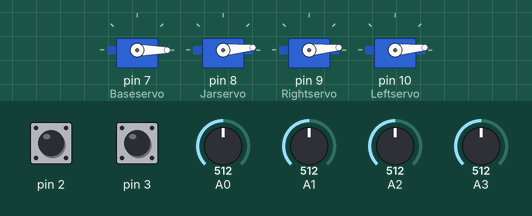
This sketch was run on a simulated Arduino Uno, built with avr-gcc and run on an emulated ATmega328P. Parts: 4 × servo. Inputs (shaded band) come from the test bench; at power-on: A3 = 512, A2 = 512, pin 2 HIGH, pin 3 HIGH, A0 = 512, A1 = 512. What the sketch prints to the serial monitor is not drawn.

Above: at 1.2 s.
1.3 s: A3 set to 786
2.8 s: A3 set to 806
At 3.26 s:
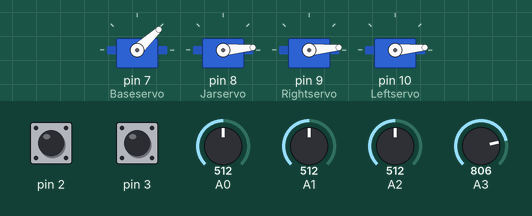
At 5.5 s:
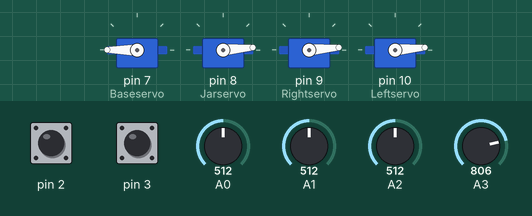
5.8 s: A2 set to 313
7.3 s: A2 set to 293
At 9.2 s:
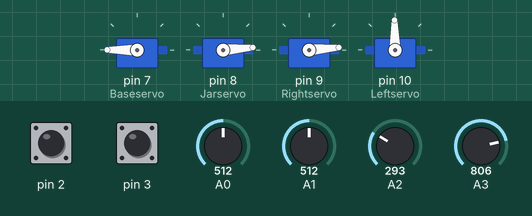
9.7 s: pin 2 pulled LOW for 3.2 s
At 13.86 s:
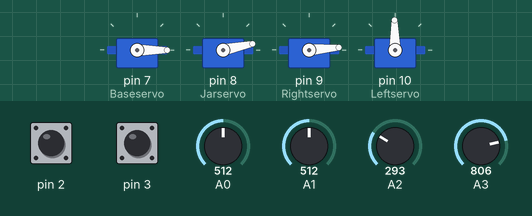
15.9 s: pin 3 pulled LOW for 1 s
Timing chart, 0 to 19.9 s (numbered marks = the images above; inputs shaded):
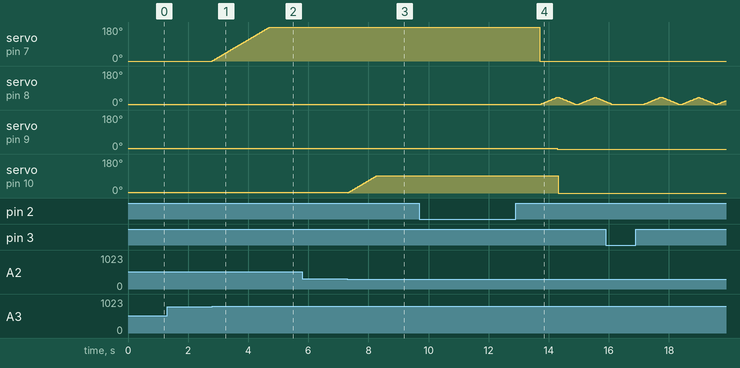

Measured:
- the behaviour switches between 799 and 800 on A3 (found by bisection; images 0 and 1)
- the behaviour switches between 301 and 300 on A2 (found by bisection; images 2 and 3)
- after the input at 2.8 s, servo on pin 7 (Baseservo): moves from 0° to 180° over 1.9 s, starting at once

The sketch:

Programable_Robotics_Arm_Automatics_function.ino
```cpp
#include<Servo.h>

Servo Baseservo;
Servo Jarservo;
Servo Rightservo;
Servo Leftservo;
int base =0;
int jar =5;
int right =0;
int left  =0;
int count =0,count2;
int var3;
 int baseservoleftsidemove;
  int  baseservorigthsidemove;
  int openjar;
  int closejar;
   int rightsideservofarwardsidepick ;
    int rightsideservobackwardpick;
    int leftsideservoupmovepick;
    int leftsideservodownmovepick;
    int  rightsideservofarwadsidedrop;
    int  rightsideservobackwarddrop;
    int leftsideservoupmovedrop;
    int leftsideservodownmovedrop;

void setup()
{
  Baseservo.attach(7);
  Jarservo.attach(8);
  Rightservo.attach(9);
  Leftservo.attach(10);
  pinMode(A0,INPUT);
  pinMode(A1,INPUT);
  pinMode(A2,INPUT);
  pinMode(A3,INPUT);
  pinMode(2,INPUT_PULLUP);
  pinMode(3,INPUT_PULLUP);
  Baseservo.write(0);
  Jarservo.write(5);
  Rightservo.write(5);
  Leftservo.write(5);
  Serial.begin(9600);
}
void loop()
{
  int var = digitalRead(2);
  if(var==0)
  {
    count=count+1;
    delay(1000);
  }
  Serial.println(count);
//   Serial.println(baseservoleftsidemove);
 //   Serial.println(baseservorigthsidemove);
 // Serial.println("press button recode");
if (count<3)
{
  //for base

  int BaseservoRead=analogRead(A3);

  if (BaseservoRead>=800)
{
 if(base<=180)
 {if (count==1)
 {
   baseservoleftsidemove=base+1;
 }
 // Serial.println(baseservoleftsidemove);
  base=base+1;
  Baseservo.write(base);
  delay(10);
 }
}

else if(BaseservoRead<=300)
{
  if(base>0)
  {   if (count==1)
 {
      baseservorigthsidemove=base-1;
 }
  //  Serial.println(baseservorigthsidemove);
  base=base-1;
  Baseservo.write(base);
  delay(10);
  }
}

//for jar code;

  int JarservoRead=analogRead(A1);

if(JarservoRead>=800)
{
 if(jar<=40)
 {
  if (count==1)
 {
   openjar=jar+1;
 }
  jar=jar+1;
  Jarservo.write(jar);
  delay(5);
 }
}

else if(JarservoRead<=300)
{
  if(jar>5)
  {  if (count==1)
 {
     closejar=jar-1;
 }
  jar=jar-1;
  Jarservo.write(jar);
  delay(5);
  }
}

//for Rightside
      int RightservoRead=analogRead(A0);

if (RightservoRead<=300)
{

 if(right<=180)
 {if (count==1)
 {
  rightsideservofarwardsidepick = right+1;
 }
 else if(count==2)
 {
  rightsideservofarwadsidedrop=right+1;
 }
  right=right+1;
  Rightservo.write(right);
  delay(10);
 }

}

else if (RightservoRead>=800)
{
  if(right>0)
  { if (count==1)
 {
    rightsideservobackwardpick=right-1;
 }
 else if(count==2)
 {
  rightsideservobackwarddrop=right-1;
 }
    right=right-1;
    Rightservo.write(right);
    delay(10);
  }
}

//for left side
    int LeftservoRead=analogRead(A2);

   if (LeftservoRead<=300)
{

 if(left<=90)
 { if (count==1)
 {
  leftsideservoupmovepick=left+1;
 }
 else if (count==2)
 {
  leftsideservoupmovedrop=left+1;
 }
  left=left+1;
  Leftservo.write(left);
  delay(10);
 }

}

else if (LeftservoRead>=800)
{
  if(left>0)
  { if (count==1)
 {
    leftsideservodownmovepick=left-1;
 }
 else if (count==2)
 {
  leftsideservodownmovedrop=left+1;
 }


    left=left-1;
    Leftservo.write(left);
    delay(10);
  }

}

}

//for left side to pick things;
int var2=digitalRead(3);

if (var2==0)
{
  count2=count2+1;
  delay(1000);
}
Serial.println(count2);
if(count2==1)
{   count2=count2+1;
   Baseservo.write(180);
   base=180;
}

if(count>=4 && count2>0)
{

//for base
         baseseroback1( );
         delay(15);

 //for jar code;
      jarservomotoropen( );
         delay(15);

//for Rightside
      Rightsidemotor1( );
      delay(15);

//for left side
            Leftsidemotor1( );
              delay(15);

//for jar servo close
           jarservomotoclose( );
             delay(15);
//for right sideback;
     Rightsidemotorback1( );
         delay(15);
//for left sideback;
         leftsidemotorback1( );
           delay(15);

//for rigth side back ;
     baseservomotor1( );

        delay(15);
//for Rightside
      Rightsidemotor2( );
         delay(15);

//for left side
     Leftsidemotor2( );
      delay(15);

//for jar code;
      jarservomotoropen( );
          delay(15);
       jarservomotoclose( );
      delay(15);
//for rigth side back ;
        Rightsidemotorback2( );
        delay(15);

//for left side
      leftsidemotorback2( );
      delay(15);

}


//for right side move
else if(count>=4 )
{

//for base
      baseservomotor1( );
         delay(15);

 //for jar code;
      jarservomotoropen( );
         delay(15);

//for Rightside
      Rightsidemotor1( );
      delay(15);

//for left side
            Leftsidemotor1( );
              delay(15);

//for jar servo close
           jarservomotoclose( );
             delay(15);
//for right sideback;
     Rightsidemotorback1( );
         delay(15);
//for left sideback;
         leftsidemotorback1( );
           delay(15);

//for rigth side back ;
     baseseroback1( );
        delay(15);
//for Rightside
      Rightsidemotor2( );
         delay(15);

//for left side
     Leftsidemotor2( );
      delay(15);

//for jar code;
      jarservomotoropen( );
          delay(15);
       jarservomotoclose( );
      delay(15);
//for rigth side back ;
        Rightsidemotorback2( );
        delay(15);

//for left side
      leftsidemotorback2( );
      delay(15);

}


}


//edit code

//baseservomotor( )
void baseservomotor1( )
{
 for(int base = baseservorigthsidemove;base<=baseservoleftsidemove; base=base+1)
 {
  Baseservo.write(base);
   delay(10);

}
}

void baseseroback1( )
{
 for(int base = baseservoleftsidemove;base>=baseservorigthsidemove; base=base-1)
{

  Baseservo.write(base);
   delay(10);
  }
}


//jarservomotor( )
void jarservomotoropen( )
{
for(int jar =5 ;jar<=40; jar=jar+1)
{

  Jarservo.write(jar);
  delay(15);

}
}
void jarservomotoclose( )
{
for(int jar =40;jar>=5; jar=jar-1)
{


  Jarservo.write(jar);
  delay(15);

}

}

//for Rightsidemotor( ) for pick.
void Rightsidemotor1( )
{
for(int right = rightsideservobackwardpick ; right <= rightsideservofarwardsidepick;  right=right+1)
 {

  Rightservo.write(right);
  delay(10);
 }

}

void Rightsidemotorback1( )
{
  for (int right=rightsideservofarwardsidepick;right > rightsideservobackwardpick;right=right-1)
  {

    Rightservo.write(right);
    delay(10);
  }
}


//Leftsidemotor
void Leftsidemotor1( )
{for (int left =leftsideservodownmovepick;left <=leftsideservoupmovepick;left=left+1)
{

  Leftservo.write(left);
  delay(10);
 }

}

void leftsidemotorback1( )

{
  for (int left =leftsideservoupmovepick;left>leftsideservodownmovepick;left=left-1)
{

  Leftservo.write(left);
  delay(10);
 }

}

//for right drop
void Rightsidemotor2( )
{
for(int right = rightsideservobackwarddrop ; right <= rightsideservofarwadsidedrop;  right=right+1)
 {

  Rightservo.write(right);
  delay(10);
 }

}

void Rightsidemotorback2( )
{
  for (int right = rightsideservofarwadsidedrop ;right > rightsideservobackwarddrop;right=right-1)
  {

    Rightservo.write(right);
    delay(10);
  }
}

//for leftside drop
void Leftsidemotor2( )
{for (int left =leftsideservodownmovedrop;left <=leftsideservoupmovedrop;left=left+1)
{

  Leftservo.write(left);
  delay(10);
 }

}

void leftsidemotorback2( )

{
  for (int left =leftsideservoupmovedrop;left>leftsideservodownmovedrop;left=left-1)
{

  Leftservo.write(left);
  delay(10);
 }
}
```
